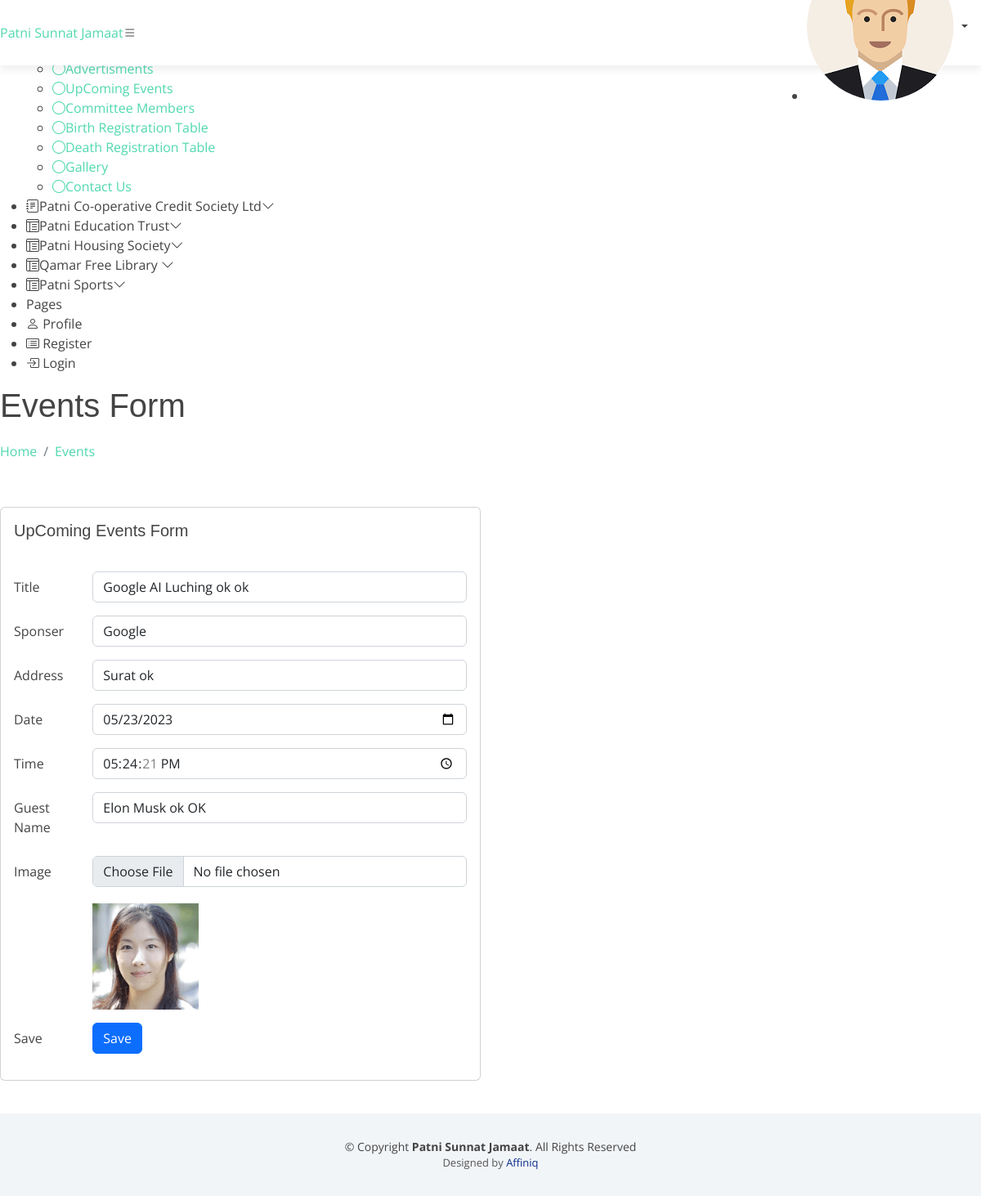
/admin/forms-event.php?id=1 (signed in), run on the app's committed database.
### tables this page shows
CREATE TABLE `even` (
  `eid` int(11) NOT NULL,
  `title` varchar(255) NOT NULL,
  `sponser` varchar(255) NOT NULL,
  `address` varchar(255) NOT NULL,
  `date` date NOT NULL,
  `time` time NOT NULL,
  `guest_name` varchar(255) NOT NULL,
  `committee_id` int(11) NOT NULL,
  `filename` varchar(500) NOT NULL
);

### admin/forms-event.php (the view, shortened to what this page needs)
<?php include 'header.php';?>
  <main id="main" class="main">
    <div class="pagetitle">
      <h1>Events Form </h1>
      <nav>
        <ol class="breadcrumb">
          <li class="breadcrumb-item"><a href="index.php">Home</a></li>
          <li class="breadcrumb-item"><a href="forms-event.php">Events</a></li>
        </ol>
      </nav>
    </div>
    <section class="section">
      <div class="row">
        <div class="col-lg-6">
          <div class="card">
            <div class="card-body">
              <h5 class="card-title">UpComing Events Form</h5>
              <?php
require ('config1.php');
$mem_id = $_GET ['id'];
$sql = "SELECT  eid,title,sponser,address,date,time,guest_name,filename  FROM even WHERE eid={$mem_id}";
$result = mysqli_query($conn,$sql) or die("Failed");
if(mysqli_num_rows($result)>0){
    while($row = mysqli_fetch_assoc($result)){
?>
              <form  action="forms-event-update.php" method="POST" enctype="multipart/form-data">
              <div class="row mb-3">
                <label for="input-hidden" class="col-sm-2 col-form-label"></label>
                <div class="col-sm-10">
              </div>
             </div>
                <div class="row mb-3">
                  <label for="inputText" class="col-sm-2 col-form-label">Title</label>
                  <div class="col-sm-10">
                    <input type="text" class="form-control" name="title" value="<?php echo $row['title'];?>">
                  </div>
                </div>
                <div class="row mb-3">
                  <label for="inputText" class="col-sm-2 col-form-label">Sponser</label>
                  <div class="col-sm-10">
                    <input type="text" class="form-control" name="sponser" value="<?php echo $row['sponser'];?>">
                  </div>
                </div>
                <div class="row mb-3">
                  <label for="inputText" class="col-sm-2 col-form-label">Address</label>
                  <div class="col-sm-10">
                    <input type="text" class="form-control" name="address" value="<?php echo $row['address'];?>">
                  </div>
                </div>
                <div class="row mb-3">
                  <label for="inputDate" class="col-sm-2 col-form-label">Date</label>
                  <div class="col-sm-10">
                    <input type="date" class="form-control" name="date" value="<?php echo $row['date'];?>">
                  </div>
                </div>
                <div class="row mb-3">
                  <label for="inputTime" class="col-sm-2 col-form-label">Time</label>
                  <div class="col-sm-10">
                    <input type="time" class="form-control" name="time" value="<?php echo $row['time'];?>">
                  </div>
                </div>
                <div class="row mb-3">
                  <label for="inputText" class="col-sm-2 col-form-label">Guest Name</label>
                  <div class="col-sm-10">
                    <input type="text" class="form-control" name="guest_name" value="<?php echo $row['guest_name'];?>">
                  </div>
                </div>
                <div class="row mb-3">
                 <label for="inputNumber" class="col-sm-2 col-form-label">Image</label>
                <div class="col-sm-10">
                <input class="form-control" type="file" id="formFile" name="uploadfile">
                <img  src="upload/<?php echo $row['filename'];?>" height="150px" style="padding-top: 20px;">
                              </div>
                            </div>
                <div class="row mb-3">
                  <label class="col-sm-2 col-form-label">Save</label>
                  <div class="col-sm-10">
                    <button type="submit" class="btn btn-primary" name="update" value="update">Save</button>
                  </div>
                </div>
              </form>
          <?php }}?>
            </div>
          </div>
        </div>
      </div>
    </section>
  </main>
  <?php include 'footer.php';?>

### assets/css/style.css (style rules this page uses)
body { background: #fff; color: #444; font-family: "Open Sans", sans-serif; }
h1, h2, h3, h4, h5, h6 { font-family: "Montserrat", sans-serif; font-weight: 400; margin: 0 0 20px 0; padding: 0; }
section { padding: 40px 0; overflow: hidden; }

### data on the page
even: title "Google AI Luching ok ok", sponser "Google", address "Surat ok", date "05/23/2023", time "17:24:21", guest_name "Elon Musk ok OK", filename (picture)
